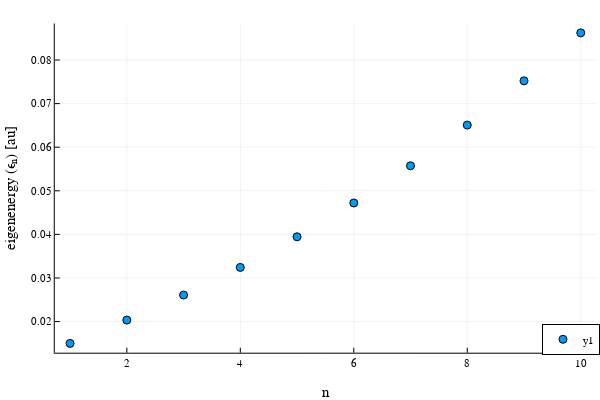

Write notebook code for a chart like this one.
### Code cell
fig1 = plot_eigenvalues(simulation_info, output_data)
display(fig1)

### Figure 1 — Plotly figure (JSON) as saved in the notebook; plotly's stock layout.template omitted (floating-point values rounded to 4 significant figures)
{"data": [{"colorbar": {"len": 0.9143, "title": "", "x": 0.9934, "y": 0.533}, "legendgroup": "y1", "marker": {"color": "rgba(0, 154, 250, 1.000)", "line": {"color": "rgba(0, 0, 0, 1.000)", "width": 1}, "size": 8, "symbol": "circle"}, "mode": "markers", "name": "y1", "showlegend": true, "type": "scatter", "x": [1, 2, 3, 4, 5, 6, 7, 8, 9, 10], "xaxis": "x", "y": [0.01499, 0.02034, 0.02608, 0.03242, 0.03945, 0.0472, 0.05573, 0.06507, 0.07522, 0.08623], "yaxis": "y"}], "layout": {"annotations": [], "height": 400, "legend": {"bgcolor": "rgba(255, 255, 255, 1.000)", "bordercolor": "rgba(0, 0, 0, 1.000)", "borderwidth": 1, "font": {"color": "rgba(0, 0, 0, 1.000)", "family": "sans-serif", "size": 11}, "title": {"font": {"color": "rgba(0, 0, 0, 1.000)", "family": "sans-serif", "size": 15}, "text": ""}, "tracegroupgap": 0, "traceorder": "normal", "x": 1, "xanchor": "right", "y": 0.07, "yanchor": "bottom"}, "margin": {"b": 20, "l": 0, "r": 0, "t": 20}, "paper_bgcolor": "rgba(255, 255, 255, 1.000)", "plot_bgcolor": "rgba(255, 255, 255, 1.000)", "showlegend": true, "width": 600, "xaxis": {"anchor": "y", "domain": [0.09128, 0.9934], "gridcolor": "rgba(0, 0, 0, 0.100)", "gridwidth": 0.5, "linecolor": "rgba(0, 0, 0, 1.000)", "mirror": false, "range": [0.73, 10.27], "showgrid": true, "showline": true, "showticklabels": true, "tickangle": 0, "tickcolor": "rgb(0, 0, 0)", "tickfont": {"color": "rgba(0, 0, 0, 1.000)", "family": "sans-serif", "size": 11}, "tickmode": "array", "ticks": "inside", "ticktext": ["2", "4", "6", "8", "10"], "tickvals": [2, 4, 6, 8, 10], "title": "n", "titlefont": {"color": "rgba(0, 0, 0, 1.000)", "family": "sans-serif", "size": 15}, "type": "-", "visible": true, "zeroline": false, "zerolinecolor": "rgba(0, 0, 0, 1.000)"}, "yaxis": {"anchor": "x", "domain": [0.07581, 0.9902], "gridcolor": "rgba(0, 0, 0, 0.100)", "gridwidth": 0.5, "linecolor": "rgba(0, 0, 0, 1.000)", "mirror": false, "range": [0.01286, 0.08837], "showgrid": true, "showline": true, "showticklabels": true, "tickangle": 0, "tickcolor": "rgb(0, 0, 0)", "tickfont": {"color": "rgba(0, 0, 0, 1.000)", "family": "sans-serif", "size": 11}, "tickmode": "array", "ticks": "inside", "ticktext": ["0.02", "0.03", "0.04", "0.05", "0.06", "0.07", "0.08"], "tickvals": [0.02, 0.03, 0.04, 0.05, 0.06, 0.07, 0.08], "title": "eigenenergy (ϵₙ) [au]", "titlefont": {"color": "rgba(0, 0, 0, 1.000)", "family": "sans-serif", "size": 15}, "type": "-", "visible": true, "zeroline": false, "zerolinecolor": "rgba(0, 0, 0, 1.000)"}}}
